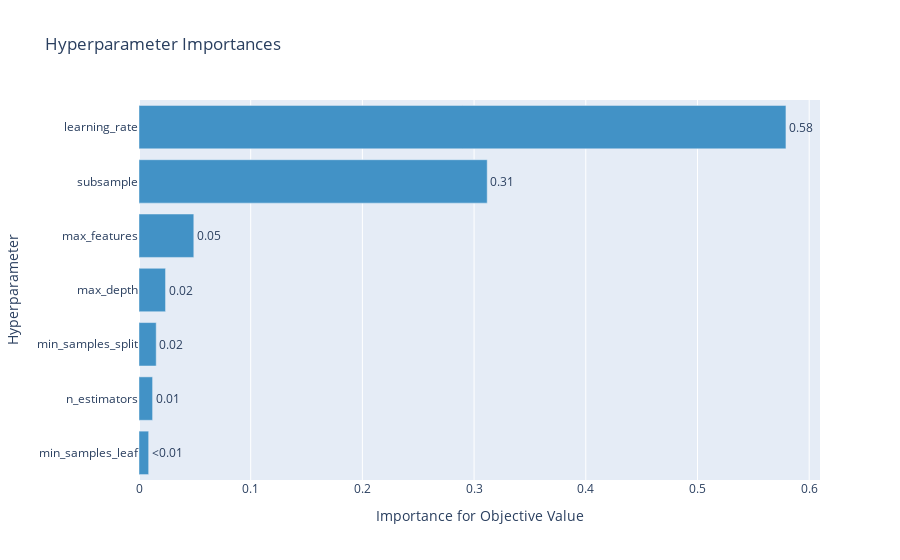

Write notebook code for a chart like this one.
### Markdown cell above
This plot tells us that Optuna made the score converge to the minimum after only a few trials.

Next, let's plot hyperparameter importances:

### Code cell
from optuna.visualization import plot_param_importances

fig = plot_param_importances(study)
fig.show(config=plotly_config)

### Figure 1 — Plotly figure (JSON) as saved in the notebook; plotly's stock layout.template omitted (floating-point values rounded to 4 significant figures)
{"data": [{"cliponaxis": false, "hovertemplate": ["min_samples_leaf (IntDistribution): 0.008646286856812395<extra></extra>", "n_estimators (IntDistribution): 0.012168010410558271<extra></extra>", "min_samples_split (IntDistribution): 0.015405271070802846<extra></extra>", "max_depth (IntDistribution): 0.023756531103969122<extra></extra>", "max_features (CategoricalDistribution): 0.04907009848202703<extra></extra>", "subsample (FloatDistribution): 0.31174750193746675<extra></extra>", "learning_rate (FloatDistribution): 0.5792063001383637<extra></extra>"], "marker": {"color": "rgb(66,146,198)"}, "orientation": "h", "text": ["<0.01", "0.01", "0.02", "0.02", "0.05", "0.31", "0.58"], "textposition": "outside", "type": "bar", "x": [0.008646, 0.01217, 0.01541, 0.02376, 0.04907, 0.3117, 0.5792], "y": ["min_samples_leaf", "n_estimators", "min_samples_split", "max_depth", "max_features", "subsample", "learning_rate"]}], "layout": {"showlegend": false, "title": {"text": "Hyperparameter Importances"}, "xaxis": {"title": {"text": "Importance for Objective Value"}}, "yaxis": {"title": {"text": "Hyperparameter"}}}}
